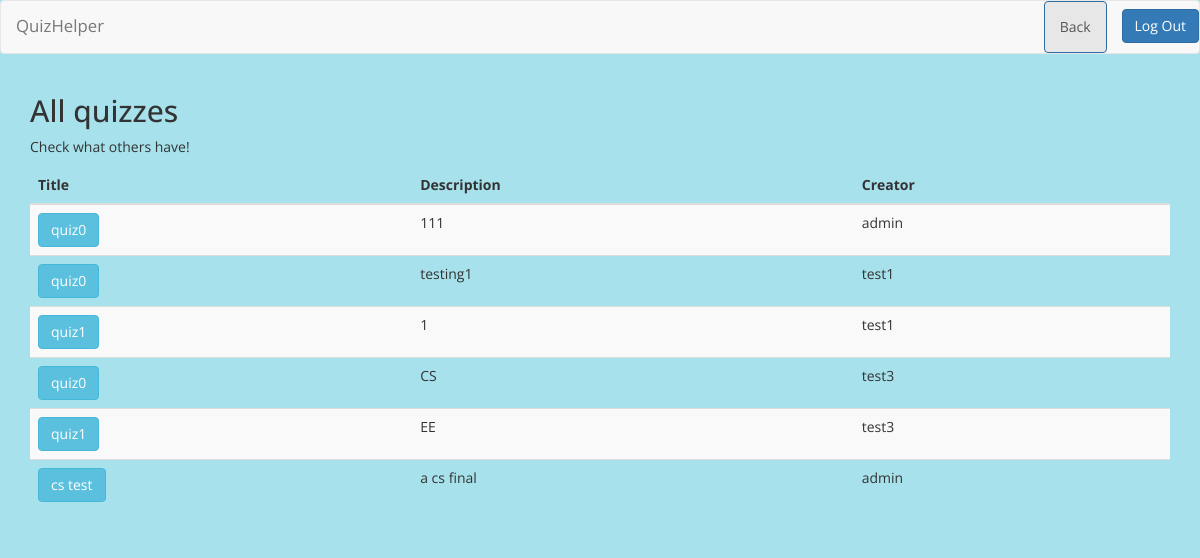
Screenshot of /quiz/all_quizzes (signed in) with the database file from the repository.
### quiz/models.py (models this page shows, shortened)
class Quiz(models.Model):
    title = models.CharField(verbose_name='Title', max_length=70, blank=False)
    description = models.TextField(verbose_name='Description', blank=True, help_text='Description of the quiz.')
    creator = models.ForeignKey(User, null=False, blank=False)

### quiz/views.py (the view)
@login_required
def all_quizzes(request):
    quizzes = Quiz.objects.all()
    return render(request, 'quiz/all_quizzes.html', locals())

### quiz/templates/quiz/all_quizzes.html (shortened to what this page needs)
{% load staticfiles %}
{% load quiz_extras %}
<!DOCTYPE html>
<html lang="en">
<head>
    <link rel="stylesheet" href="{% static 'quiz/css/bootstrap.min.css' %}">
    <link rel="stylesheet" href="{% static 'quiz/css/quiz.css' %}">
</head>
<body>
<nav id="top" class="navbar navbar-default">
    <div class="container-fluid">
        <div class="navbar-header">
            <a class="navbar-brand website-name" href="#">QuizHelper</a>
        </div>
        <ul class="nav navbar-nav navbar-right">
            <li class="active"><a class="btn btn-primary" href="/accounts/profile">Back</a></li>
            <li>
                <form class="navbar-form navbar-right">
                    <a class="btn btn-primary" href="{% url 'quiz_user.views.logout' %}">Log Out</a>
                </form>
            </li>
        </ul>
    </div>
</nav>
<div class="container">
    <h2>All quizzes</h2>
    <p>Check what others have!</p>
    <table class="table table-striped">
        <thead>
        <tr>
            <th>Title</th>
            <th>Description</th>
            <th>Creator</th>
        </tr>
        </thead>
        <tbody>
        {% for q in quizzes %}
        <tr>
            <td><a href="/quiz/?quiz_id={{ q.id }}" class="btn btn-info">{{ q.title }}</a></td>
            <td>{{ q.description }}</td>
            <td>{{ q.creator }}</td>
        </tr>
        {% empty %}
        <tr>
            <td>No quizzes</td>
        </tr>
        {% endfor %}
        </tbody>
    </table>
</div>
</body>
</html>

### quiz/static/quiz/css/quiz.css (style rules this page uses)
body { background-color: #a6e1ec; font-family: 'Open Sans', sans-serif; }
.website-name { font-size: larger; }

### rows the page displays
Quiz: title "quiz0", description "111", creator "admin"
Quiz: title "quiz0", description "testing1", creator "test1"
Quiz: title "quiz1", description "1", creator "test1"
Quiz: title "quiz0", description "CS", creator "test3"
Quiz: title "quiz1", description "EE", creator "test3"
Quiz: title "cs test", description "a cs final", creator "admin"
